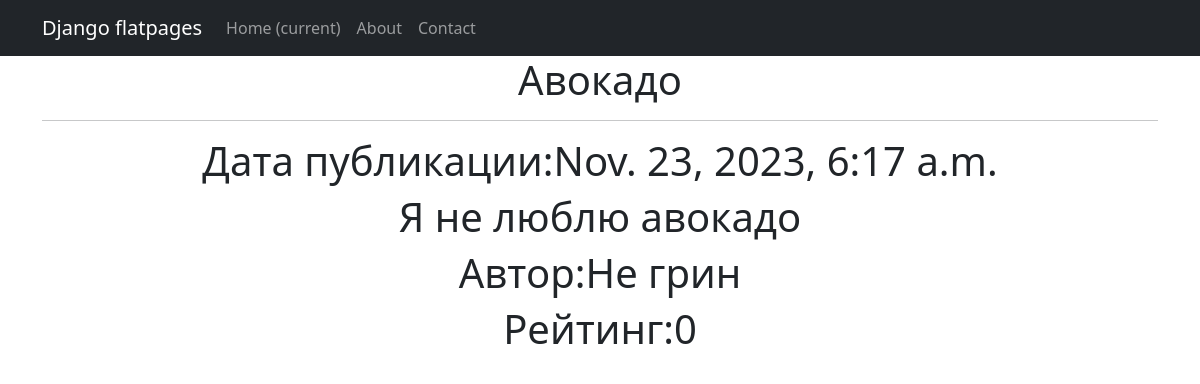
The app's page /posts/2, older data.
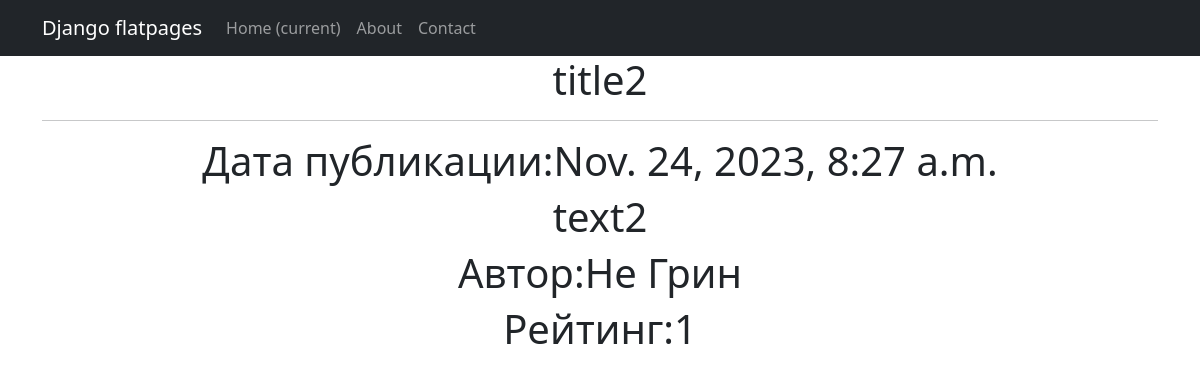
The same page, newer data.
### news/models.py (models this page shows, shortened)
class Post(models.Model):
    article = 'AR'
    news = 'NE'
    POSITIONS = [
        (article, 'Статья'),
        (news, 'Новость')
    ]
    author = models.ForeignKey(Author, on_delete = models.CASCADE)
    title = models.CharField(max_length=255)
    text = models.TextField()
    type = models.CharField(max_length=250, choices = POSITIONS)
    time = models.DateTimeField(auto_now_add = True)
    category = models.ManyToManyField(Category, through = 'PostCategory')
    rating = models.IntegerField(default=0)

class Author(models.Model):
    user = models.OneToOneField(User, on_delete = models.CASCADE)
    rating = models.IntegerField(default=0)

### news/views.py (the view)
# urls.py: path('<int:pk>', PostDetail.as_view()),
class PostDetail(DetailView):
    model = Post
    template_name = 'post.html'
    context_object_name = 'post'

### news/templatetags/custom_filters.py (called while the page is built)
@register.filter()
def censor(value):
    text = str(value)
    for word in SWEAR_WORDS:
        text = text.replace(word[1:], "*" * (len(word)-1))
    return text

### templates/post.html (shortened to what this page needs)
{% extends 'flatpages/default.html' %}
{% load custom_filters %}
{% block content %}
<h1>
    {{ post.title|censor }}
    <hr>
    <h1>Дата публикации:{{ post.time }}</h1>
    <h1>{{ post.text|censor }}</h1>
    <h1>Автор:{{ post.author.user.username }}</h1>
    <h1>Рейтинг:{{ post.rating }}</h1>
</h1>
{% endblock content %}

Row changes from the older to the newer data that the page shows:
changed Post: title|censor "Авокадо" → "title2"; time "Nov. 23, 2023, 6:17 a.m." → "Nov. 24, 2023, 8:27 a.m."; text|censor "Я не люблю авокадо" → "text2"; author.user.username "Не грин" → "Не Грин"; rating "0" → "1"
